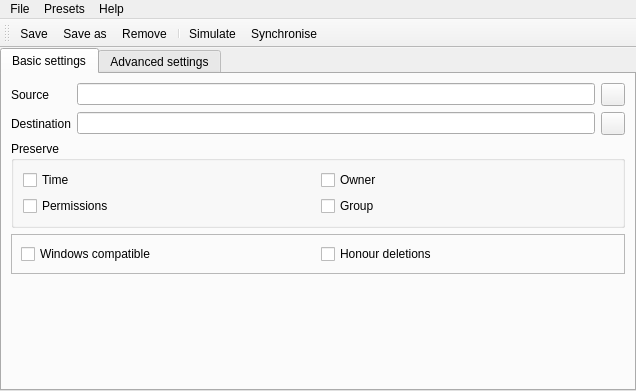
<?xml version="1.0" encoding="UTF-8"?>
<ui version="4.0">
 <class>Qync::MainWindow</class>
 <widget class="QMainWindow" name="Qync::MainWindow">
  <property name="geometry">
   <rect>
    <x>0</x>
    <y>0</y>
    <width>636</width>
    <height>391</height>
   </rect>
  </property>
  <property name="windowTitle">
   <string>MainWindow</string>
  </property>
  <widget class="QWidget" name="centralwidget">
   <layout class="QVBoxLayout" name="verticalLayout_2">
    <property name="spacing">
     <number>4</number>
    </property>
    <property name="leftMargin">
     <number>0</number>
    </property>
    <property name="topMargin">
     <number>0</number>
    </property>
    <property name="rightMargin">
     <number>0</number>
    </property>
    <property name="bottomMargin">
     <number>0</number>
    </property>
    <item>
     <widget class="QTabWidget" name="settingsTab">
      <property name="currentIndex">
       <number>0</number>
      </property>
      <widget class="QWidget" name="basicSettings">
       <attribute name="icon">
        <iconset theme="preferences-other">
         <normaloff>.</normaloff>.</iconset>
       </attribute>
       <attribute name="title">
        <string>Basic settings</string>
       </attribute>
       <layout class="QVBoxLayout" name="verticalLayout">
        <item>
         <layout class="QGridLayout" name="sourceAndDestinationLayout">
          <item row="0" column="0">
           <widget class="QLabel" name="sourceLabel">
            <property name="text">
             <string>Source</string>
            </property>
           </widget>
          </item>
          <item row="0" column="1">
           <widget class="QLineEdit" name="source"/>
          </item>
          <item row="0" column="2">
           <widget class="QToolButton" name="chooseSource">
            <property name="text">
             <string/>
            </property>
            <property name="icon">
             <iconset theme="document-open">
              <normaloff>.</normaloff>.</iconset>
            </property>
           </widget>
          </item>
          <item row="1" column="0">
           <widget class="QLabel" name="destinationLabel">
            <property name="text">
             <string>Destination</string>
            </property>
           </widget>
          </item>
          <item row="1" column="1">
           <widget class="QLineEdit" name="destination"/>
          </item>
          <item row="1" column="2">
           <widget class="QToolButton" name="chooseDestination">
            <property name="text">
             <string/>
            </property>
            <property name="icon">
             <iconset theme="document-open">
              <normaloff>.</normaloff>.</iconset>
            </property>
           </widget>
          </item>
         </layout>
        </item>
        <item>
         <widget class="QGroupBox" name="preserveBox">
          <property name="title">
           <string>Preserve</string>
          </property>
          <layout class="QGridLayout" name="gridLayout_2">
           <item row="0" column="0">
            <widget class="QCheckBox" name="preserveTime">
             <property name="text">
              <string>Time</string>
             </property>
            </widget>
           </item>
           <item row="0" column="1">
            <widget class="QCheckBox" name="preserveOwner">
             <property name="text">
              <string>Owner</string>
             </property>
            </widget>
           </item>
           <item row="1" column="0">
            <widget class="QCheckBox" name="preservePermissions">
             <property name="text">
              <string>Permissions</string>
             </property>
            </widget>
           </item>
           <item row="1" column="1">
            <widget class="QCheckBox" name="preserveGroup">
             <property name="text">
              <string>Group</string>
             </property>
            </widget>
           </item>
          </layout>
         </widget>
        </item>
        <item>
         <widget class="QFrame" name="otherSettingsBox">
          <property name="frameShape">
           <enum>QFrame::StyledPanel</enum>
          </property>
          <property name="frameShadow">
           <enum>QFrame::Raised</enum>
          </property>
          <layout class="QHBoxLayout" name="horizontalLayout">
           <item>
            <widget class="QCheckBox" name="windowsCompatible">
             <property name="text">
              <string>Windows compatible</string>
             </property>
            </widget>
           </item>
           <item>
            <widget class="QCheckBox" name="honourDeletions">
             <property name="text">
              <string>Honour deletions</string>
             </property>
            </widget>
           </item>
          </layout>
         </widget>
        </item>
        <item>
         <spacer name="basicSettingsSpacer">
          <property name="orientation">
           <enum>Qt::Vertical</enum>
          </property>
          <property name="sizeHint" stdset="0">
           <size>
            <width>20</width>
            <height>40</height>
           </size>
          </property>
         </spacer>
        </item>
       </layout>
      </widget>
      <widget class="QWidget" name="advancedSettings">
       <attribute name="icon">
        <iconset theme="preferences-system">
         <normaloff>.</normaloff>.</iconset>
       </attribute>
       <attribute name="title">
        <string>Advanced settings</string>
       </attribute>
       <layout class="QVBoxLayout" name="verticalLayout_3">
        <item>
         <layout class="QGridLayout" name="advancedSettingsGrid">
          <item row="0" column="0">
           <widget class="QCheckBox" name="alwaysCompareChecksums">
            <property name="text">
             <string>Always compare checksums</string>
            </property>
           </widget>
          </item>
          <item row="0" column="1">
           <widget class="QCheckBox" name="compressInTransit">
            <property name="text">
             <string>Compress files in transit</string>
            </property>
           </widget>
          </item>
          <item row="1" column="0">
           <widget class="QCheckBox" name="preserveDevices">
            <property name="text">
             <string>Preserve devices</string>
            </property>
           </widget>
          </item>
          <item row="1" column="1">
           <widget class="QCheckBox" name="onlyUpdateExisting">
            <property name="text">
             <string>Only update existing files</string>
            </property>
           </widget>
          </item>
          <item row="2" column="0">
           <widget class="QCheckBox" name="keepPartialFiles">
            <property name="text">
             <string>Keep partially transferred files</string>
            </property>
           </widget>
          </item>
          <item row="2" column="1">
           <widget class="QCheckBox" name="dontMapUidGid">
            <property name="text">
             <string>Don't map UID/GID values</string>
            </property>
           </widget>
          </item>
          <item row="3" column="0">
           <widget class="QCheckBox" name="symlinksAsSymlinks">
            <property name="text">
             <string>Copy symlinks as synlinks</string>
            </property>
           </widget>
          </item>
          <item row="3" column="1">
           <widget class="QCheckBox" name="hardlinksAsHardlinks">
            <property name="text">
             <string>Copy hardlinks as hardlinks</string>
            </property>
           </widget>
          </item>
          <item row="4" column="0">
           <widget class="QCheckBox" name="makeBackups">
            <property name="text">
             <string>Make backups</string>
            </property>
           </widget>
          </item>
          <item row="4" column="1">
           <widget class="QCheckBox" name="itemisedChanges">
            <property name="text">
             <string>Show itemised changes</string>
            </property>
           </widget>
          </item>
         </layout>
        </item>
        <item>
         <layout class="QHBoxLayout" name="logFileLayout">
          <item>
           <widget class="QLabel" name="logFileLabel">
            <property name="text">
             <string>Log file</string>
            </property>
           </widget>
          </item>
          <item>
           <widget class="QLineEdit" name="logFile"/>
          </item>
          <item>
           <widget class="QToolButton" name="chooseLogFile">
            <property name="text">
             <string/>
            </property>
            <property name="icon">
             <iconset theme="document-open">
              <normaloff>.</normaloff>.</iconset>
            </property>
           </widget>
          </item>
         </layout>
        </item>
        <item>
         <spacer name="advancedSettingsSpacer">
          <property name="orientation">
           <enum>Qt::Vertical</enum>
          </property>
          <property name="sizeHint" stdset="0">
           <size>
            <width>20</width>
            <height>135</height>
           </size>
          </property>
         </spacer>
        </item>
       </layout>
      </widget>
     </widget>
    </item>
   </layout>
  </widget>
  <widget class="QMenuBar" name="menubar">
   <property name="geometry">
    <rect>
     <x>0</x>
     <y>0</y>
     <width>636</width>
     <height>19</height>
    </rect>
   </property>
   <widget class="QMenu" name="menuFile">
    <property name="title">
     <string>File</string>
    </property>
    <addaction name="actionChooseSource"/>
    <addaction name="actionChooseDestination"/>
    <addaction name="actionSwitchSourceDestination"/>
    <addaction name="separator"/>
    <addaction name="actionSimulate"/>
    <addaction name="actionSync"/>
    <addaction name="separator"/>
    <addaction name="actionPreferences"/>
    <addaction name="separator"/>
    <addaction name="actionQuit"/>
   </widget>
   <widget class="QMenu" name="menuPresets">
    <property name="title">
     <string>Presets</string>
    </property>
    <widget class="QMenu" name="menuMyPresets">
     <property name="title">
      <string>My presets</string>
     </property>
    </widget>
    <addaction name="separator"/>
    <addaction name="menuMyPresets"/>
    <addaction name="separator"/>
    <addaction name="actionSave"/>
    <addaction name="actionSaveAs"/>
    <addaction name="actionRemove"/>
    <addaction name="separator"/>
    <addaction name="actionExport"/>
    <addaction name="actionImport"/>
   </widget>
   <widget class="QMenu" name="menuHelp">
    <property name="title">
     <string>Help</string>
    </property>
    <addaction name="actionAbout"/>
    <addaction name="actionAboutRsync"/>
   </widget>
   <addaction name="menuFile"/>
   <addaction name="menuPresets"/>
   <addaction name="menuHelp"/>
  </widget>
  <widget class="QToolBar" name="toolBar">
   <property name="windowTitle">
    <string>toolBar</string>
   </property>
   <attribute name="toolBarArea">
    <enum>TopToolBarArea</enum>
   </attribute>
   <attribute name="toolBarBreak">
    <bool>false</bool>
   </attribute>
   <addaction name="actionSave"/>
   <addaction name="actionSaveAs"/>
   <addaction name="actionRemove"/>
   <addaction name="separator"/>
   <addaction name="actionSimulate"/>
   <addaction name="actionSync"/>
  </widget>
  <action name="actionAbout">
   <property name="icon">
    <iconset theme="help-about" resource="../resources/icons.qrc">
     <normaloff>:/icons/menu/help/about</normaloff>:/icons/menu/help/about</iconset>
   </property>
   <property name="text">
    <string>About</string>
   </property>
  </action>
  <action name="actionAboutRsync">
   <property name="text">
    <string>About rsync</string>
   </property>
  </action>
  <action name="actionSave">
   <property name="icon">
    <iconset theme="document-save">
     <normaloff>.</normaloff>.</iconset>
   </property>
   <property name="text">
    <string>Save</string>
   </property>
  </action>
  <action name="actionSaveAs">
   <property name="icon">
    <iconset theme="document-save-as">
     <normaloff>.</normaloff>.</iconset>
   </property>
   <property name="text">
    <string>Save as</string>
   </property>
  </action>
  <action name="actionRemove">
   <property name="icon">
    <iconset theme="list-remove" resource="../resources/icons.qrc">
     <normaloff>:/icons/menu/presets/remove</normaloff>:/icons/menu/presets/remove</iconset>
   </property>
   <property name="text">
    <string>Remove</string>
   </property>
  </action>
  <action name="actionImport">
   <property name="text">
    <string>Import</string>
   </property>
  </action>
  <action name="actionExport">
   <property name="text">
    <string>Export</string>
   </property>
  </action>
  <action name="actionChooseSource">
   <property name="icon">
    <iconset theme="folder" resource="../resources/icons.qrc">
     <normaloff>:/icons/menu/file/choosedir</normaloff>:/icons/menu/file/choosedir</iconset>
   </property>
   <property name="text">
    <string>Choose source folder</string>
   </property>
  </action>
  <action name="actionChooseDestination">
   <property name="icon">
    <iconset theme="folder-red" resource="../resources/icons.qrc">
     <normaloff>:/icons/menu/file/choosedir</normaloff>:/icons/menu/file/choosedir</iconset>
   </property>
   <property name="text">
    <string>Choose destination folder</string>
   </property>
  </action>
  <action name="actionSwitchSourceDestination">
   <property name="text">
    <string>Switch source and destination</string>
   </property>
  </action>
  <action name="actionSimulate">
   <property name="icon">
    <iconset theme="document-edit-verify" resource="../resources/icons.qrc">
     <normaloff>:/icons/menu/file/simulate</normaloff>:/icons/menu/file/simulate</iconset>
   </property>
   <property name="text">
    <string>Simulate</string>
   </property>
  </action>
  <action name="actionSync">
   <property name="icon">
    <iconset theme="media-playback-start" resource="../resources/icons.qrc">
     <normaloff>:/icons/menu/file/execute</normaloff>:/icons/menu/file/execute</iconset>
   </property>
   <property name="text">
    <string>Synchronise</string>
   </property>
  </action>
  <action name="actionPreferences">
   <property name="icon">
    <iconset theme="preferences-system">
     <normaloff>.</normaloff>.</iconset>
   </property>
   <property name="text">
    <string>Preferences</string>
   </property>
  </action>
  <action name="actionQuit">
   <property name="icon">
    <iconset theme="application-exit" resource="../resources/icons.qrc">
     <normaloff>:/icons/menu/file/quit</normaloff>:/icons/menu/file/quit</iconset>
   </property>
   <property name="text">
    <string>Quit</string>
   </property>
  </action>
 </widget>
 <resources>
  <include location="../resources/icons.qrc"/>
 </resources>
 <connections/>
</ui>
